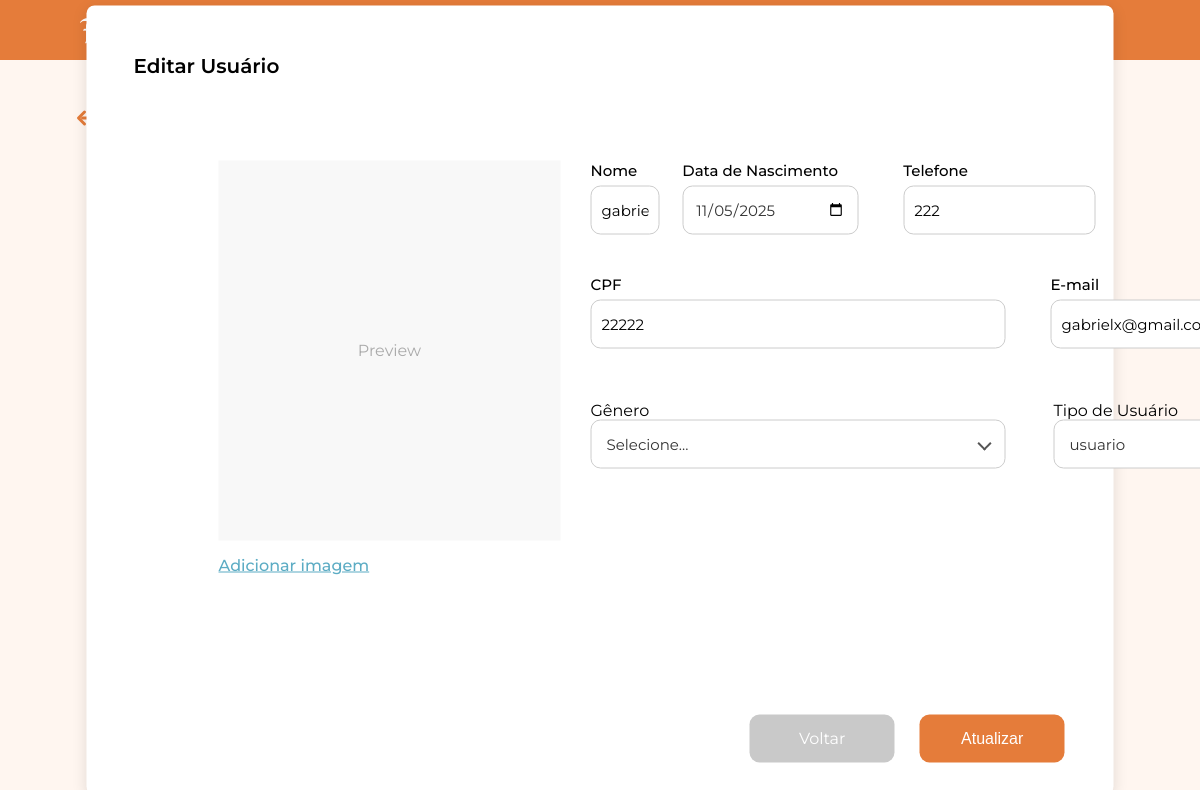
The app's page /usuarios/editar/1 (signed in), older data.
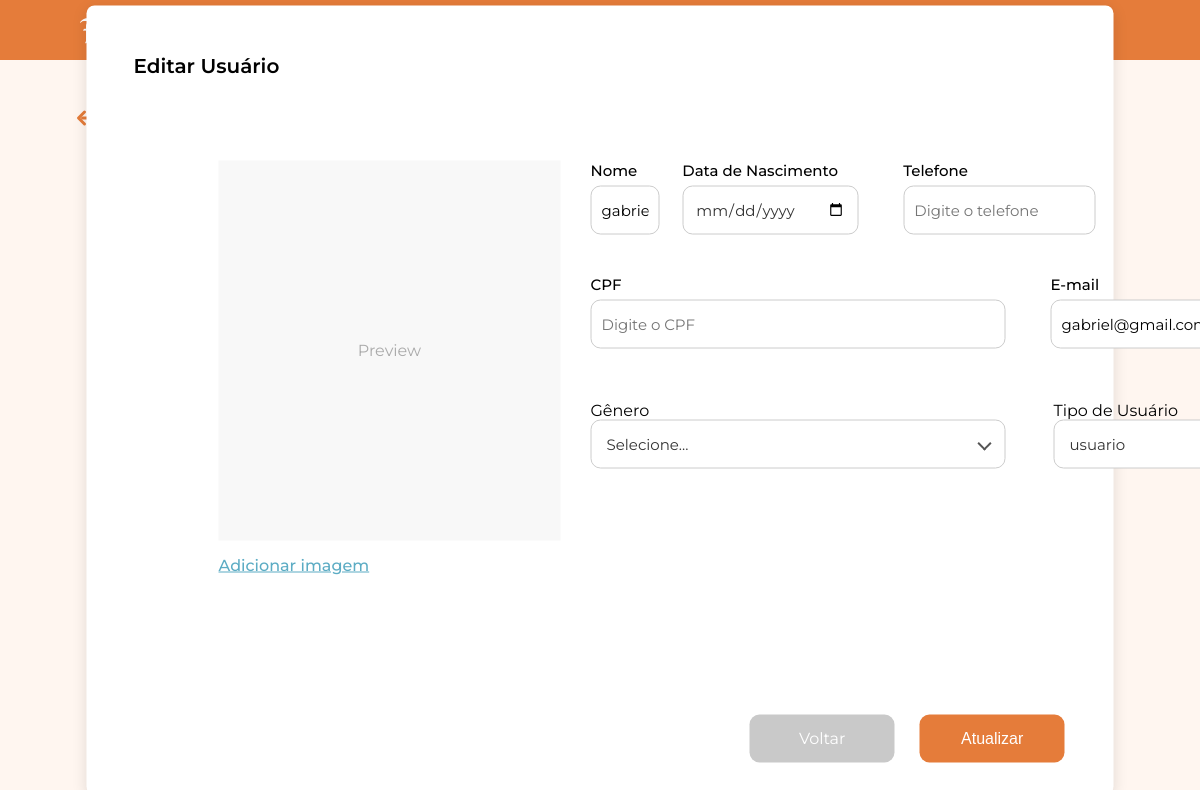
The same page, newer data.
### app/models.py (models this page shows, shortened)
class User(db.Model, UserMixin):
    id = db.Column(db.Integer, primary_key=True)
    nome = db.Column(db.String(100), nullable=False)
    data_nascimento = db.Column(db.Date, nullable=True)
    genero = db.Column(db.String(20), nullable=True)
    email = db.Column(db.String(120), unique=True, nullable=False)
    cpf = db.Column(db.String(14), unique=True)
    telefone = db.Column(db.String(20), nullable=True)
    tipo_usuario = db.Column(db.String(50), nullable=False, default="usuario")
    senha = db.Column(db.String(200), nullable=False)
    imagem_perfil = db.Column(db.String(200), nullable=True)

### app/view.py (the view, shortened to what this page needs)
@app.route('/usuarios/editar/<int:id>', methods=['GET', 'POST'])
@login_required
def editar_usuario(id):
    usuario = User.query.get_or_404(id)
    generos = ["Masculino", "Feminino", "Outro", "Prefiro não informar"]
    tipos_usuario = ["Administrador", "Almoxarife", "Professor/Representante de sala", "terceiro"]
    return render_template('editar_usuario.html',
                         usuario=usuario,
                         generos=generos,
                         tipos_usuario=tipos_usuario)

### app/models.py (called while the page is built)
@login_manager.user_loader
def load_user(user_id):
    return User.query.get(int(user_id))

### app/templates/editar_usuario.html (shortened to what the changed rows need)
<!DOCTYPE html>
<html lang="pt-BR">
<head>
    <link rel="stylesheet" href="{{ url_for('static', filename='css/cadastro_usuarios.css') }}">
</head>
<body>
    {% include 'componentes/alertas/alerta_sucesso.html' %}
    {% include 'componentes/header/header.html' %}
    {% include 'componentes/titulos/seta_voltar_usuarios.html' %}
    <div class="usuarios-container">
        <div class="usuarios-box">
            <h2 class="usuarios-titulo">Editar Usuário</h2>
            <form action="{{ url_for('editar_usuario', id=usuario.id) }}" method="POST" enctype="multipart/form-data">
                <div class="usuarios-conteudo">
                    <div class="usuarios-campos-direita">
                        <div class="usuarios-linha-1">
                            <div class="usuarios-campo usuarios-nome">
                                {% set value = usuario.nome %}
                                {% include 'componentes/boxs/box_nome_user.html' %}
                            </div>
                            <div class="usuarios-campo usuarios-data-nascimento">
                                {% set value = usuario.data_nascimento.strftime('%Y-%m-%d') if usuario.data_nascimento else '' %}
                                {% include 'componentes/boxs/box_data_nascimento.html' %}
                            </div>
                            <div class="usuarios-campo usuarios-telefone">
                                {% set value = usuario.telefone %}
                                {% include 'componentes/boxs/box_telefone.html' %}
                            </div>
                        </div>
                        <div class="usuarios-linha-2">
                            <div class="usuarios-campo usuarios-cpf">
                                {% set value = usuario.cpf %}
                                {% include 'componentes/boxs/box_cpf.html' %}
                            </div>
                            <div class="usuarios-campo usuarios-email">
                                {% set value = usuario.email %}
                                {% include 'componentes/boxs/box_email.html' %}
                            </div>
                        </div>
                        <div class="usuarios-linha-3">
                                {% set label = 'Gênero' %}
                                {% set name = 'genero' %}
                                {% set id = 'genero' %}
                                {% set selected_value = usuario.genero %}
                                {% include 'componentes/boxs/dropdown_genero.html' %}
                            <div class="usuarios-campo usuarios-tipo-usuario">
                                {% set label = 'Tipo de Usuário' %}
                                {% set name = 'tipo_usuario' %}
                                {% set id = 'tipo_usuario' %}
                                {% set selected_value = usuario.tipo_usuario %}
                                {% include 'componentes/boxs/dropdown_tipo_usuario.html' %}
                            </div>
                        </div>
                    </div>
                </div>
                    {% set texto = "Voltar" %}
                    {% set url_destino = "/usuarios" %}
                    {% include 'componentes/botoes/botao_voltar.html' %}
                    {% set texto = "Atualizar" %}
                    {% include 'componentes/botoes/botao_cadastrar_usuarios.html' %}
            </form>
        </div>
    </div>
</body>
</html>

### app/templates/componentes/boxs/box_nome_user.html
<div class="form-group">
  <label for="{{ id or 'nome' }}">Nome </label>
  <input
    type="text"
    id="{{ id or 'nome' }}"
    name="{{ name or 'nome' }}"
    placeholder="{{ placeholder or 'Informe seu nome' }}"
    value="{{ value or '' }}"
    required
    class="input-nome"
  >
</div>
<link rel="stylesheet" href="{{ url_for('static', filename='css/boxs/box_nome.css') }}">

### app/templates/componentes/boxs/box_telefone.html
<div class="form-group">
  <label for="{{ id or 'telefone' }}">Telefone</label>
  <input
    type="text"
    id="{{ id or 'telefone' }}"
    name="{{ name or 'telefone' }}"
    placeholder="{{ placeholder or 'Digite o telefone' }}"
    value="{{ value or '' }}"
    required
    class="input-telefone"
  >
</div>
<link rel="stylesheet" href="{{ url_for('static', filename='css/boxs/box_telefone.css') }}">

### app/templates/componentes/boxs/box_cpf.html
<div class="form-group">
  <label for="{{ id or 'cpf' }}">CPF</label>
  <input
    type="text"
    id="{{ id or 'cpf' }}"
    name="{{ name or 'cpf' }}"
    placeholder="{{ placeholder or 'Digite o CPF' }}"
    value="{{ value or '' }}"
    required
    class="input-cpf"
  >
</div>
<link rel="stylesheet" href="{{ url_for('static', filename='css/boxs/box_cpf.css') }}">

### app/templates/componentes/boxs/box_email.html
<div class="form-group">
  <label for="{{ id or 'email' }}">E-mail</label>
  <input
    type="email"
    id="{{ id or 'email' }}"
    name="{{ name or 'email' }}"
    placeholder="{{ placeholder or 'Digite seu e-mail' }}"
    value="{{ value or '' }}"
    required
    class="input-email"
  >
</div>
<link rel="stylesheet" href="{{ url_for('static', filename='css/boxs/box_email.css') }}">

### app/templates/componentes/boxs/dropdown_tipo_usuario.html (shortened to what this page needs)
<div class="dropdown">
  <label for="{{ id or 'tipo_usuario' }}">{{ label or 'Tipo de Usuário' }}</label>
  <div class="dropdown-btn" onclick="toggleDropdown(this)">
    <span class="selected-text">
      {% if selected_value %}
        {{ selected_value }}
      {% else %}
        Selecione...
      {% endif %}
    </span>
  </div>
</div>
<link rel="stylesheet" href="{{ url_for('static', filename='css/boxs/dropdown_tipo_usuario.css') }}">

Row changes from the older to the newer data that the page shows:
changed User "usuario": email "gabrielx@gmail.com" → "gabriel@gmail.com"; telefone "222" → (not shown); cpf "22222" → (not shown)
Text that changed along with them:
form field data_nascimento: "11/05/2025" → (not shown)
form field telefone: (not shown) → "Digite o telefone"
form field cpf: (not shown) → "Digite o CPF"
